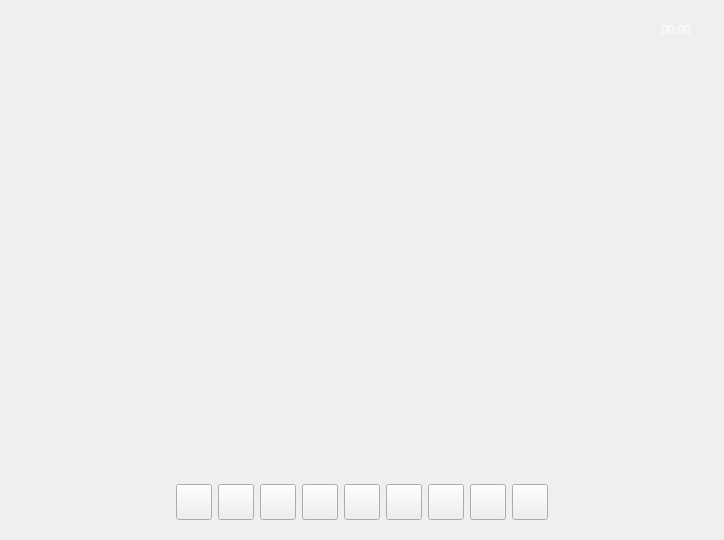
<?xml version="1.0" encoding="UTF-8"?>
<ui version="4.0">
 <class>VideoOverlay</class>
 <widget class="QWidget" name="VideoOverlay">
  <property name="geometry">
   <rect>
    <x>0</x>
    <y>0</y>
    <width>724</width>
    <height>540</height>
   </rect>
  </property>
  <property name="sizePolicy">
   <sizepolicy hsizetype="MinimumExpanding" vsizetype="MinimumExpanding">
    <horstretch>0</horstretch>
    <verstretch>0</verstretch>
   </sizepolicy>
  </property>
  <property name="acceptDrops">
   <bool>false</bool>
  </property>
  <property name="windowTitle">
   <string/>
  </property>
  <layout class="QGridLayout" name="gridLayout" rowstretch="0,1,0" columnstretch="0,0,2,0,0">
   <item row="2" column="0" colspan="5">
    <widget class="QWidget" name="bottomButtons" native="true">
     <layout class="QHBoxLayout" name="horizontalLayout_3">
      <item>
       <spacer name="horizontalSpacer">
        <property name="orientation">
         <enum>Qt::Horizontal</enum>
        </property>
        <property name="sizeHint" stdset="0">
         <size>
          <width>40</width>
          <height>20</height>
         </size>
        </property>
       </spacer>
      </item>
      <item>
       <widget class="OverlayButton" name="hangupButton">
        <property name="minimumSize">
         <size>
          <width>36</width>
          <height>36</height>
         </size>
        </property>
        <property name="maximumSize">
         <size>
          <width>36</width>
          <height>36</height>
         </size>
        </property>
        <property name="toolTip">
         <string>Hangup</string>
        </property>
        <property name="text">
         <string/>
        </property>
        <property name="iconSize">
         <size>
          <width>24</width>
          <height>24</height>
         </size>
        </property>
        <property name="originPix" stdset="0">
         <pixmap resource="../ressources.qrc">:/images/icons/ic_close_white_24dp.png</pixmap>
        </property>
        <property name="checkedPix" stdset="0">
         <pixmap resource="../ressources.qrc">:/images/icons/ic_close_white_24dp.png</pixmap>
        </property>
        <property name="tintColor" stdset="0">
         <color>
          <red>255</red>
          <green>0</green>
          <blue>0</blue>
         </color>
        </property>
       </widget>
      </item>
      <item>
       <widget class="OverlayButton" name="holdButton">
        <property name="minimumSize">
         <size>
          <width>36</width>
          <height>36</height>
         </size>
        </property>
        <property name="maximumSize">
         <size>
          <width>36</width>
          <height>36</height>
         </size>
        </property>
        <property name="toolTip">
         <string>Hold / Unhold</string>
        </property>
        <property name="text">
         <string/>
        </property>
        <property name="iconSize">
         <size>
          <width>24</width>
          <height>24</height>
         </size>
        </property>
        <property name="checkable">
         <bool>true</bool>
        </property>
        <property name="originPix" stdset="0">
         <pixmap resource="../ressources.qrc">:/images/icons/ic_pause_white_24dp.png</pixmap>
        </property>
        <property name="checkedPix" stdset="0">
         <pixmap resource="../ressources.qrc">:/images/icons/ic_play_white_24dp.png</pixmap>
        </property>
        <property name="tintColor" stdset="0">
         <color>
          <red>0</red>
          <green>170</green>
          <blue>255</blue>
         </color>
        </property>
       </widget>
      </item>
      <item>
       <widget class="OverlayButton" name="addToConferenceButton">
        <property name="minimumSize">
         <size>
          <width>36</width>
          <height>36</height>
         </size>
        </property>
        <property name="maximumSize">
         <size>
          <width>36</width>
          <height>36</height>
         </size>
        </property>
        <property name="toolTip">
         <string>Add a contact to this call</string>
        </property>
        <property name="text">
         <string/>
        </property>
        <property name="iconSize">
         <size>
          <width>24</width>
          <height>24</height>
         </size>
        </property>
        <property name="originPix" stdset="0">
         <pixmap resource="../ressources.qrc">:/images/icons/ic_group_add_white_24dp.png</pixmap>
        </property>
        <property name="checkedPix" stdset="0">
         <pixmap resource="../ressources.qrc">:/images/icons/ic_group_add_white_24dp.png</pixmap>
        </property>
        <property name="tintColor" stdset="0">
         <color>
          <red>0</red>
          <green>170</green>
          <blue>255</blue>
         </color>
        </property>
       </widget>
      </item>
      <item>
       <widget class="OverlayButton" name="transferCallButton">
        <property name="minimumSize">
         <size>
          <width>36</width>
          <height>36</height>
         </size>
        </property>
        <property name="maximumSize">
         <size>
          <width>36</width>
          <height>36</height>
         </size>
        </property>
        <property name="toolTip">
         <string>Transfer the call</string>
        </property>
        <property name="text">
         <string/>
        </property>
        <property name="iconSize">
         <size>
          <width>24</width>
          <height>24</height>
         </size>
        </property>
        <property name="originPix" stdset="0">
         <pixmap resource="../ressources.qrc">:/images/icons/ic_call_transfer_white_24px.png</pixmap>
        </property>
        <property name="checkedPix" stdset="0">
         <pixmap resource="../ressources.qrc">:/images/icons/ic_call_transfer_white_24px.png</pixmap>
        </property>
        <property name="tintColor" stdset="0">
         <color>
          <red>0</red>
          <green>170</green>
          <blue>255</blue>
         </color>
        </property>
       </widget>
      </item>
      <item>
       <widget class="OverlayButton" name="chatButton">
        <property name="minimumSize">
         <size>
          <width>36</width>
          <height>36</height>
         </size>
        </property>
        <property name="maximumSize">
         <size>
          <width>36</width>
          <height>36</height>
         </size>
        </property>
        <property name="toolTip">
         <string>Chat</string>
        </property>
        <property name="text">
         <string/>
        </property>
        <property name="iconSize">
         <size>
          <width>24</width>
          <height>24</height>
         </size>
        </property>
        <property name="originPix" stdset="0">
         <pixmap resource="../ressources.qrc">:/images/icons/ic_chat_white_24dp.png</pixmap>
        </property>
        <property name="checkedPix" stdset="0">
         <pixmap resource="../ressources.qrc">:/images/icons/ic_chat_white_24dp.png</pixmap>
        </property>
        <property name="tintColor" stdset="0">
         <color>
          <red>0</red>
          <green>170</green>
          <blue>255</blue>
         </color>
        </property>
       </widget>
      </item>
      <item>
       <widget class="OverlayButton" name="noMicButton">
        <property name="sizePolicy">
         <sizepolicy hsizetype="Minimum" vsizetype="Minimum">
          <horstretch>0</horstretch>
          <verstretch>0</verstretch>
         </sizepolicy>
        </property>
        <property name="minimumSize">
         <size>
          <width>36</width>
          <height>36</height>
         </size>
        </property>
        <property name="maximumSize">
         <size>
          <width>36</width>
          <height>36</height>
         </size>
        </property>
        <property name="toolTip">
         <string>Mute Mic</string>
        </property>
        <property name="text">
         <string/>
        </property>
        <property name="iconSize">
         <size>
          <width>24</width>
          <height>24</height>
         </size>
        </property>
        <property name="checkable">
         <bool>true</bool>
        </property>
        <property name="originPix" stdset="0">
         <pixmap resource="../ressources.qrc">:/images/icons/ic_mic_white_24dp.png</pixmap>
        </property>
        <property name="checkedPix" stdset="0">
         <pixmap resource="../ressources.qrc">:/images/icons/ic_mic_off_white_24dp.png</pixmap>
        </property>
        <property name="tintColor" stdset="0">
         <color>
          <red>0</red>
          <green>170</green>
          <blue>255</blue>
         </color>
        </property>
       </widget>
      </item>
      <item>
       <widget class="OverlayButton" name="noVideoButton">
        <property name="sizePolicy">
         <sizepolicy hsizetype="Minimum" vsizetype="Minimum">
          <horstretch>0</horstretch>
          <verstretch>0</verstretch>
         </sizepolicy>
        </property>
        <property name="minimumSize">
         <size>
          <width>36</width>
          <height>36</height>
         </size>
        </property>
        <property name="maximumSize">
         <size>
          <width>36</width>
          <height>36</height>
         </size>
        </property>
        <property name="toolTip">
         <string>Mute Video</string>
        </property>
        <property name="text">
         <string/>
        </property>
        <property name="iconSize">
         <size>
          <width>24</width>
          <height>24</height>
         </size>
        </property>
        <property name="checkable">
         <bool>true</bool>
        </property>
        <property name="originPix" stdset="0">
         <pixmap resource="../ressources.qrc">:/images/icons/ic_videocam_white.png</pixmap>
        </property>
        <property name="checkedPix" stdset="0">
         <pixmap resource="../ressources.qrc">:/images/icons/ic_videocam_off_white_24dp.png</pixmap>
        </property>
        <property name="tintColor" stdset="0">
         <color>
          <red>0</red>
          <green>170</green>
          <blue>255</blue>
         </color>
        </property>
       </widget>
      </item>
      <item>
       <widget class="OverlayButton" name="recButton">
        <property name="sizePolicy">
         <sizepolicy hsizetype="Fixed" vsizetype="Fixed">
          <horstretch>0</horstretch>
          <verstretch>0</verstretch>
         </sizepolicy>
        </property>
        <property name="minimumSize">
         <size>
          <width>36</width>
          <height>36</height>
         </size>
        </property>
        <property name="maximumSize">
         <size>
          <width>36</width>
          <height>36</height>
         </size>
        </property>
        <property name="toolTip">
         <string>Record call</string>
        </property>
        <property name="text">
         <string/>
        </property>
        <property name="iconSize">
         <size>
          <width>24</width>
          <height>24</height>
         </size>
        </property>
        <property name="originPix" stdset="0">
         <pixmap resource="../ressources.qrc">:/images/icons/ic_voicemail_white_24dp_2x.png</pixmap>
        </property>
        <property name="checkedPix" stdset="0">
         <pixmap resource="../ressources.qrc">:/images/icons/ic_voicemail_white_24dp_2x.png</pixmap>
        </property>
        <property name="tintColor" stdset="0">
         <color>
          <red>0</red>
          <green>170</green>
          <blue>255</blue>
         </color>
        </property>
       </widget>
      </item>
      <item>
       <widget class="OverlayButton" name="sipInputPanelButton">
        <property name="sizePolicy">
         <sizepolicy hsizetype="Fixed" vsizetype="Fixed">
          <horstretch>0</horstretch>
          <verstretch>0</verstretch>
         </sizepolicy>
        </property>
        <property name="minimumSize">
         <size>
          <width>36</width>
          <height>36</height>
         </size>
        </property>
        <property name="maximumSize">
         <size>
          <width>36</width>
          <height>36</height>
         </size>
        </property>
        <property name="toolTip">
         <string>Input Panel</string>
        </property>
        <property name="text">
         <string/>
        </property>
        <property name="iconSize">
         <size>
          <width>24</width>
          <height>24</height>
         </size>
        </property>
        <property name="checkable">
         <bool>true</bool>
        </property>
        <property name="originPix" stdset="0">
         <pixmap resource="../ressources.qrc">:/images/icons/icon-keypad-24-2x.png</pixmap>
        </property>
        <property name="checkedPix" stdset="0">
         <pixmap resource="../ressources.qrc">:/images/icons/icon-keypad-24-2x.png</pixmap>
        </property>
        <property name="tintColor" stdset="0">
         <color>
          <red>0</red>
          <green>170</green>
          <blue>255</blue>
         </color>
        </property>
       </widget>
      </item>
      <item>
       <spacer name="horizontalSpacer_2">
        <property name="orientation">
         <enum>Qt::Horizontal</enum>
        </property>
        <property name="sizeHint" stdset="0">
         <size>
          <width>40</width>
          <height>20</height>
         </size>
        </property>
       </spacer>
      </item>
     </layout>
    </widget>
   </item>
   <item row="0" column="2">
    <widget class="QWidget" name="topInfoBar" native="true">
     <layout class="QHBoxLayout" name="horizontalLayout_7">
      <item>
       <widget class="QLabel" name="nameLabel">
        <property name="palette">
         <palette>
          <active>
           <colorrole role="WindowText">
            <brush brushstyle="SolidPattern">
             <color alpha="255">
              <red>255</red>
              <green>255</green>
              <blue>255</blue>
             </color>
            </brush>
           </colorrole>
          </active>
          <inactive>
           <colorrole role="WindowText">
            <brush brushstyle="SolidPattern">
             <color alpha="255">
              <red>255</red>
              <green>255</green>
              <blue>255</blue>
             </color>
            </brush>
           </colorrole>
          </inactive>
          <disabled>
           <colorrole role="WindowText">
            <brush brushstyle="SolidPattern">
             <color alpha="255">
              <red>143</red>
              <green>146</green>
              <blue>147</blue>
             </color>
            </brush>
           </colorrole>
          </disabled>
         </palette>
        </property>
        <property name="font">
         <font>
          <pointsize>9</pointsize>
         </font>
        </property>
        <property name="toolTip">
         <string>Name label</string>
        </property>
        <property name="text">
         <string/>
        </property>
       </widget>
      </item>
      <item>
       <spacer name="horizontalSpacer_3">
        <property name="orientation">
         <enum>Qt::Horizontal</enum>
        </property>
        <property name="sizeHint" stdset="0">
         <size>
          <width>40</width>
          <height>20</height>
         </size>
        </property>
       </spacer>
      </item>
      <item>
       <widget class="QLabel" name="timerLabel">
        <property name="palette">
         <palette>
          <active>
           <colorrole role="WindowText">
            <brush brushstyle="SolidPattern">
             <color alpha="255">
              <red>255</red>
              <green>255</green>
              <blue>255</blue>
             </color>
            </brush>
           </colorrole>
          </active>
          <inactive>
           <colorrole role="WindowText">
            <brush brushstyle="SolidPattern">
             <color alpha="255">
              <red>255</red>
              <green>255</green>
              <blue>255</blue>
             </color>
            </brush>
           </colorrole>
          </inactive>
          <disabled>
           <colorrole role="WindowText">
            <brush brushstyle="SolidPattern">
             <color alpha="255">
              <red>143</red>
              <green>146</green>
              <blue>147</blue>
             </color>
            </brush>
           </colorrole>
          </disabled>
         </palette>
        </property>
        <property name="font">
         <font>
          <pointsize>9</pointsize>
         </font>
        </property>
        <property name="toolTip">
         <string>Time elapsed</string>
        </property>
        <property name="text">
         <string>00:00</string>
        </property>
       </widget>
      </item>
     </layout>
    </widget>
   </item>
   <item row="1" column="0" colspan="5">
    <layout class="QHBoxLayout" name="horizontalLayout_5">
     <property name="spacing">
      <number>7</number>
     </property>
     <item alignment="Qt::AlignHCenter|Qt::AlignVCenter">
      <widget class="QLabel" name="onHoldLabel">
       <property name="minimumSize">
        <size>
         <width>100</width>
         <height>100</height>
        </size>
       </property>
       <property name="font">
        <font>
         <stylestrategy>PreferAntialias</stylestrategy>
        </font>
       </property>
       <property name="toolTip">
        <string>Call on Hold</string>
       </property>
       <property name="autoFillBackground">
        <bool>false</bool>
       </property>
       <property name="text">
        <string notr="true"/>
       </property>
       <property name="pixmap">
        <pixmap resource="../ressources.qrc">:/images/icons/ic_pause_white_100px.png</pixmap>
       </property>
      </widget>
     </item>
    </layout>
   </item>
  </layout>
 </widget>
 <customwidgets>
  <customwidget>
   <class>OverlayButton</class>
   <extends>QPushButton</extends>
   <header>overlaybutton.h</header>
  </customwidget>
 </customwidgets>
 <resources>
  <include location="../ressources.qrc"/>
 </resources>
 <connections/>
</ui>
